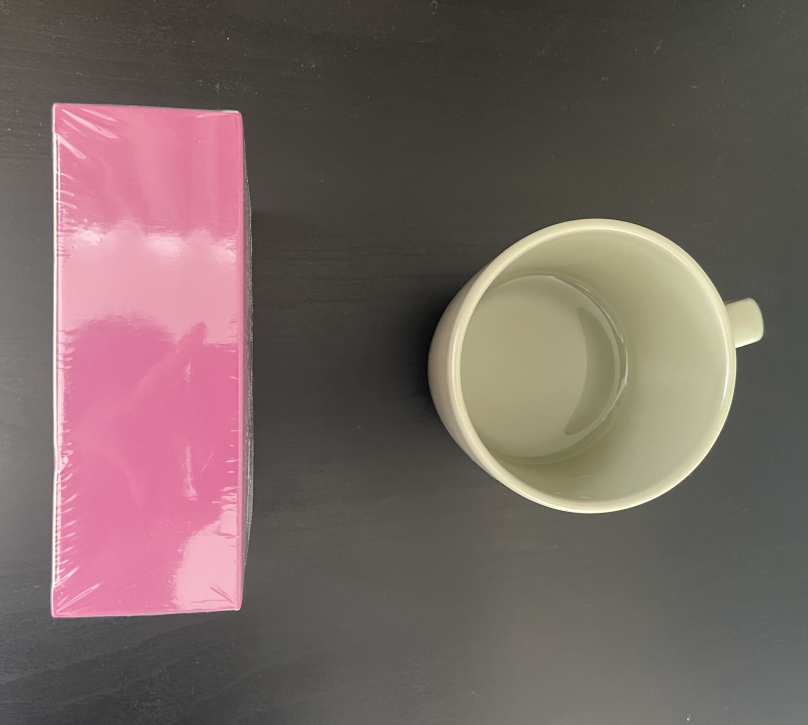
#> input picture dataset/level1/level1_1.png, 1616 x 1450 px (shown at 1/2 size)
$ python multiple_object_detection.py
#> lines starting #> are read from the running program, lines starting #| are printed output that depends on the picture; after the words box and inside, x2 and y2 are one past the last pixel; in counts of white or black regions, pixels touching at a corner belong together
import cv2
import os # for loading file path
import numpy as np
import matplotlib.pyplot as plt # for plotting and data visualization
from sklearn.decomposition import PCA # for PCA, principal component analysis

# Function to detect if image is in this directory and return the image if true
def detect_image(image_name):
    # Check if image exists in the current directory
#> called with image_name = 'dataset/level1/level1_1.png'
    if os.path.isfile(image_name):
        # Load and display image
        img = cv2.imread(image_name)
#> img is the input picture: shape (1450, 1616, 3); mean B, G, R 97.9, 100.7, 117.3
        return img
    else:
        print("Image Not Detected")
        return None

# Function to display the image
def display_image(img):
    # Display the image in a window
    cv2.imshow('Image', img)
    # Wait for a key press and close the window
    cv2.waitKey(0)
    cv2.destroyAllWindows()

if __name__ == "__main__":
    # Image filename
    image_name = 'dataset/level1/level1_1.png'  # Change this to the correct image filename
    img = detect_image(image_name)

    # Display the original image
    display_image(img)

    # Convert the image to grayscale
    if img is not None:
        gray_img = cv2.cvtColor(img, cv2.COLOR_BGR2GRAY)
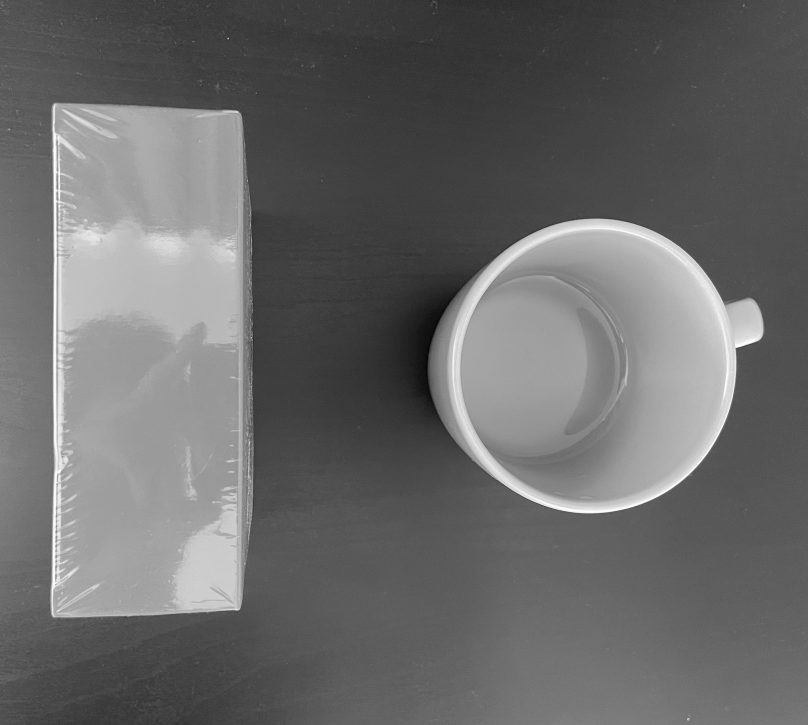
#> gray_img: shape (1450, 1616) (shown at 1/2 size); min 0, max 255, mean 105.3

    # Display the grayscale image
    display_image(gray_img)

    # Apply inverse binary thresholding --> black and white
    # _, binary = cv2.threshold(gray_img, 100, 255, cv2.THRESH_BINARY_INV) # second argument is the threshold value

    # Apply binary range thresholding
    binary = cv2.inRange(gray_img, 140, 220)
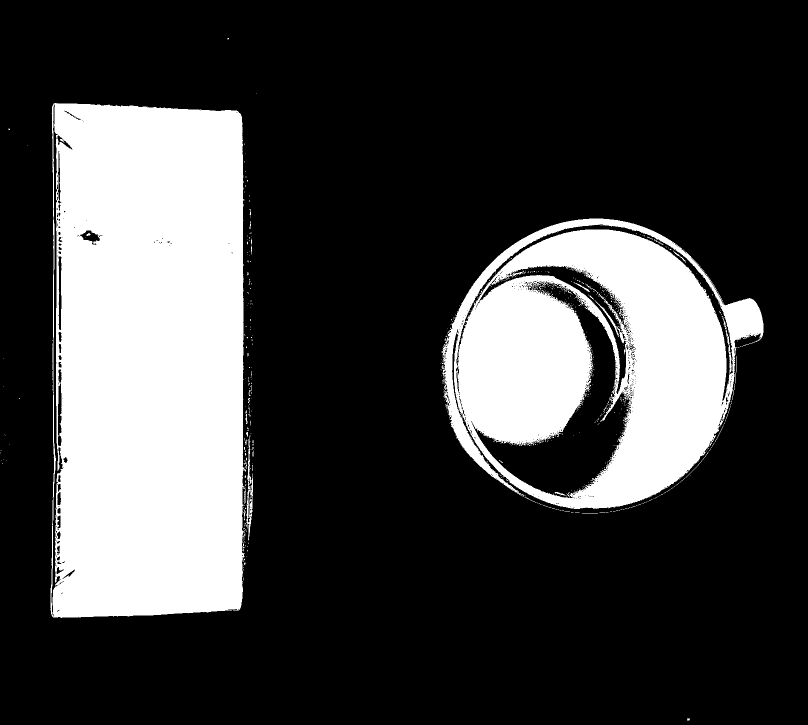
#> binary: shape (1450, 1616) (shown at 1/2 size); 25.3% white; 593 white regions (565 under 20 px)

    # Apply inverse binary range thresholding
    # binary = cv2.inRange(gray_img, 0, 100) | cv2.inRange(gray_img, 200, 255)

    # Display the binary image
    display_image(binary)

    # Find contours (blobs)
    contours, _ = cv2.findContours(binary, cv2.RETR_EXTERNAL, cv2.CHAIN_APPROX_NONE)
#> contours = 283 contours, 279 with area under 20; largest, box (x1, y1, x2, y2) and area: (101, 206, 492, 1236) 384782, (883, 437, 1527, 1018) 269092, (492, 871, 506, 1081) 894, (491, 828, 495, 848) 24
    print(f"Found {len(contours)} objects in the image")
#| Found 283 objects in the image

    # Filter out small contours (noise)
    min_contour_area = 900  # Adjust this threshold as needed
    filtered_contours = [cnt for cnt in contours if cv2.contourArea(cnt) > min_contour_area]
#> filtered_contours = 2 contours; box (x1, y1, x2, y2) and area: (101, 206, 492, 1236) 384782, (883, 437, 1527, 1018) 269092
        # contours is the list of all detected contours in the image
        # cnt is one contour (a NumPy array of 2D points)
    print(f"After filtering: {len(filtered_contours)} objects")
#| After filtering: 2 objects

    # Create a blank image to draw all contours
    contour_img = np.zeros_like(img) # create a black image with the same shape and size as the original image
    cv2.drawContours(contour_img, filtered_contours, -1, (0, 255, 0), 2) # image / contours / index of contour to draw (-1 means all) / color / thickness
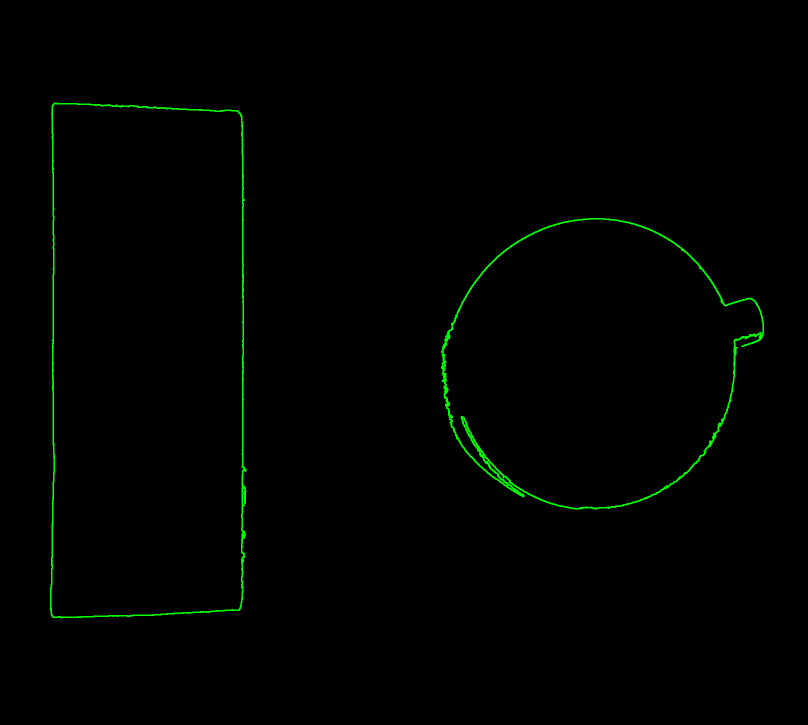
#> contour_img: shape (1450, 1616, 3) (shown at 1/2 size); mean of channels 0, 1, 2 0, 2, 0; drawn as B, G, R
    display_image(contour_img)

    count = 0  # Initialize object number
    # Process each contour
    for contour in filtered_contours:
        # Get points from contour
        points = np.squeeze(contour)

        # Skip if contour doesn't have enough points for PCA
        if points.ndim == 1 or points.shape[0] < 3:
            continue
            # if the number of points is one or is less than 3, skip this contour (can't do PCA)

        # Apply PCA to find location and orientation
        pca = PCA(n_components=2) # number of principal components
        pca.fit(points)
        center = np.mean(points, axis=0) # get center coordinate of the object
        principal_axes = pca.components_ # get eigenvectors
        eigenvalues = pca.explained_variance_ # get eigenvalues

        # Visualize the center point
        cv2.circle(img, tuple(map(int, center)), 5, (255, 0, 0), -1)  # blue dot at center

        # Find lengths of two principal axes, from center of object to its contour
        principal_axes_lengths = []
        for axis in principal_axes:
            projections = np.dot(points - center, axis)  # project points onto the principal axis
                # points - center: shift all points to the origin (0,0)
                # np.dot: by using dot product between points and principal axis (unit vector), we get the projection of points onto the principal axis
                # projections: an array of distances from the center to the points along the principal axis that the points are projected onto
            min_proj = np.min(projections)
            max_proj = np.max(projections)
            half_length = (max_proj - min_proj) / 2 # divide the difference of max and min projections by 2 to get distance from object center to its contour
            principal_axes_lengths.append(half_length)

        # Visualize principal axes
        colors = [(0, 0, 255), (0, 255, 0)] # color red for the first axis (long) and green for the second axis (short)
        for i, axis in enumerate(principal_axes):
            # length = int(eigenvalues[i] * 0.2) # scale eigenvalue for visibility
            end_point = center + axis * principal_axes_lengths[i]
            end_point = tuple(map(int, end_point))
            cv2.line(img, tuple(map(int, center)), end_point, colors[i], 2) # image / start point / end point / color / thickness

        # Visualize the parallel jaw gripper, draw two parallel lines along the second eigenvector
        gripper_offset = 30 # distance from object contour to the gripper along the second principal axis (short)
        half_gripper_length = 100
        for sign in [-1, 1]: # sign: for drawing two parallel lines on both sides of the object
            start_point = center + sign * principal_axes[1] * (principal_axes_lengths[1] + gripper_offset) + principal_axes[0] * half_gripper_length
            end_point = center + sign * principal_axes[1] * (principal_axes_lengths[1] + gripper_offset) - principal_axes[0] * half_gripper_length
            start_point = tuple(map(int, start_point))
            end_point = tuple(map(int, end_point))
            cv2.line(img, start_point, end_point, (0, 165, 255), 2)

        # Add object number label
        count += 1
        cv2.putText(img, f"#{count}", tuple(map(int, center + [10, 10])),
                    cv2.FONT_HERSHEY_SIMPLEX, 0.8, (0, 0, 0), 2) # image / text / position / font / font size / color / thickness
#> this loop made 2 passes
#> (center, principal_axes, eigenvalues, colors, gripper_offset, half_gripper_length, count) on passes 1 to 2: ([1164.4, 758.8], [[0.949, -0.315], [0.315, 0.949]], [55110.1, 30729.6], [(0, 0, 255), (0, 255, 0)], 30, 100, 1), ([302.4, 735.8], [[0.028, 1], [1, -0.028]], [129597.7, 29669.2], [(0, 0, 255), (0, 255, 0)], 30, 100, 2)
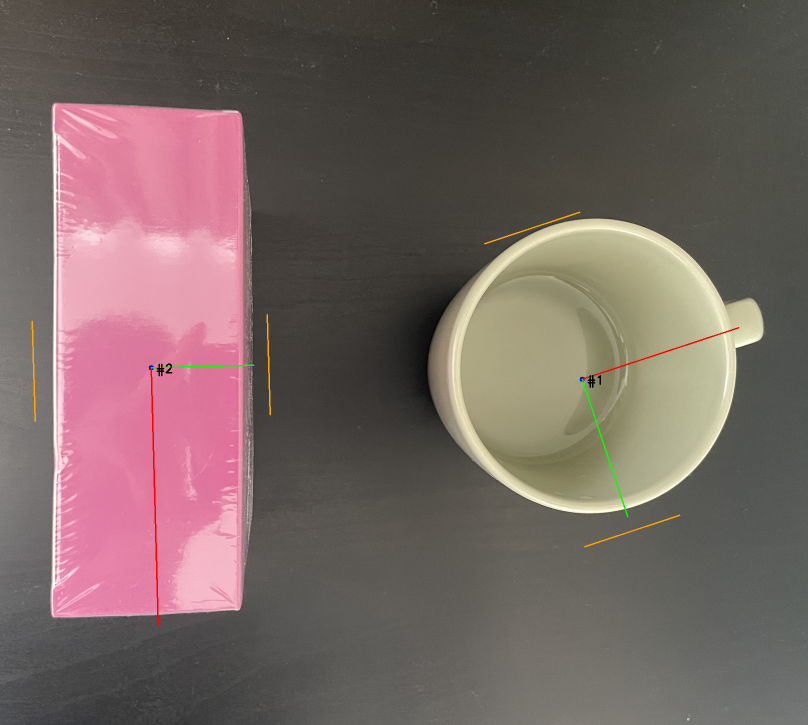
#> img: shape (1450, 1616, 3) (shown at 1/2 size); 0.29% of pixels changed, all inside (x1, y1, x2, y2) = (63, 423, 1479, 1252)
#> after the loop, count = 2

    # Display the image
    display_image(img)

$ run again, with dataset/level1/level1_2.png copied over dataset/level1/level1_1.png
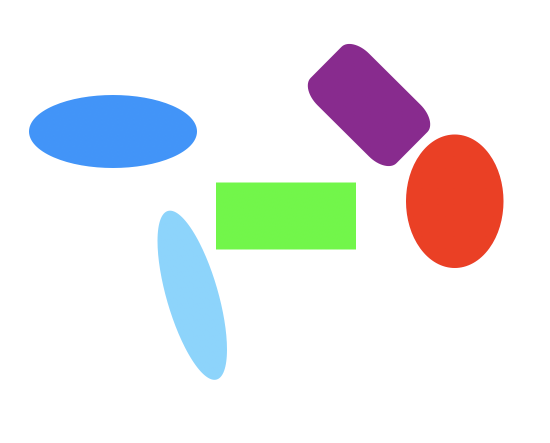
#> input picture dataset/level1/level1_2.png, 1100 x 886 px (shown at 1/2 size)
#> in detect_image, img is the input picture: shape (886, 1100, 3); mean B, G, R 234.5, 233.7, 233.7
#> `binary = cv2.inRange(gray_img, 140, 220)`:
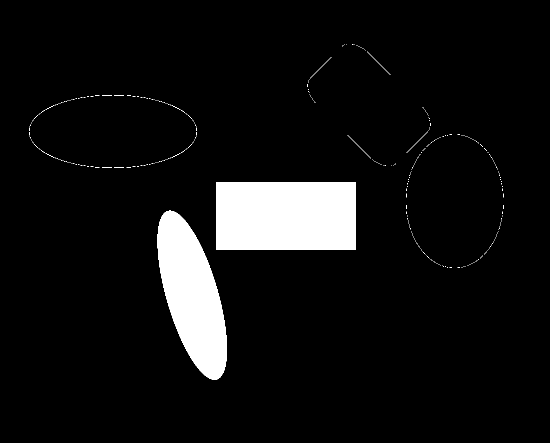
#> binary: shape (886, 1100) (shown at 1/2 size); 6.9% white; 354 white regions (344 under 20 px)
#> contours = 354 contours, 352 with area under 20; largest, box (x1, y1, x2, y2) and area: (432, 365, 712, 499) 37107, (315, 421, 454, 760) 27987
#| Found 354 objects in the image
#> filtered_contours = 2 contours; box (x1, y1, x2, y2) and area: (432, 365, 712, 499) 37107, (315, 421, 454, 760) 27987
#| After filtering: 2 objects
#> the loop `for contour in filtered_contours:` made 2 passes
#> (center, principal_axes, eigenvalues, colors, gripper_offset, half_gripper_length, count) on passes 1 to 2: ([384, 590], [[0.296, 0.955], [0.955, -0.296]], [11256.1, 1639.6], [(0, 0, 255), (0, 255, 0)], 30, 100, 1), ([571.5, 431.5], [[1, 0], [0, 1]], [10687.9, 3474.8], [(0, 0, 255), (0, 255, 0)], 30, 100, 2)
#> after the loop `for contour in filtered_contours:`:
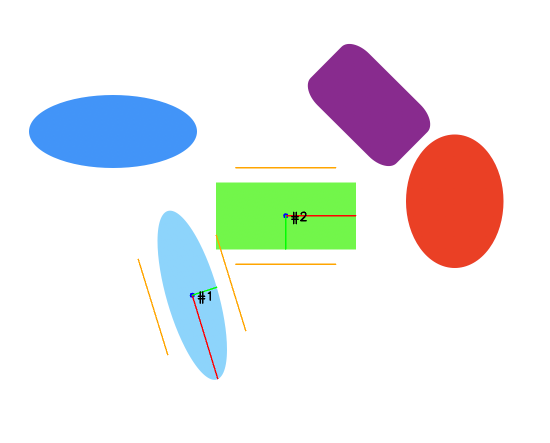
#> img: shape (886, 1100, 3) (shown at 1/2 size); 0.44% of pixels changed, all inside (x1, y1, x2, y2) = (275, 334, 713, 759)
#> after the loop `for contour in filtered_contours:`: count = 2

$ run again, with dataset/level1/level1_9.png copied over dataset/level1/level1_1.png
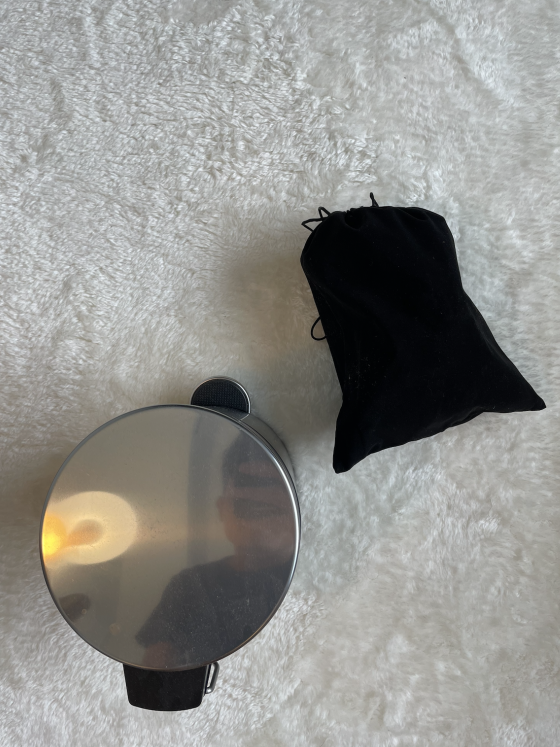
#> input picture dataset/level1/level1_9.png, 1120 x 1494 px (shown at 1/2 size)
#> in detect_image, img is the input picture: shape (1494, 1120, 3); mean B, G, R 142.3, 145.9, 145.9
#> `binary = cv2.inRange(gray_img, 140, 220)`:
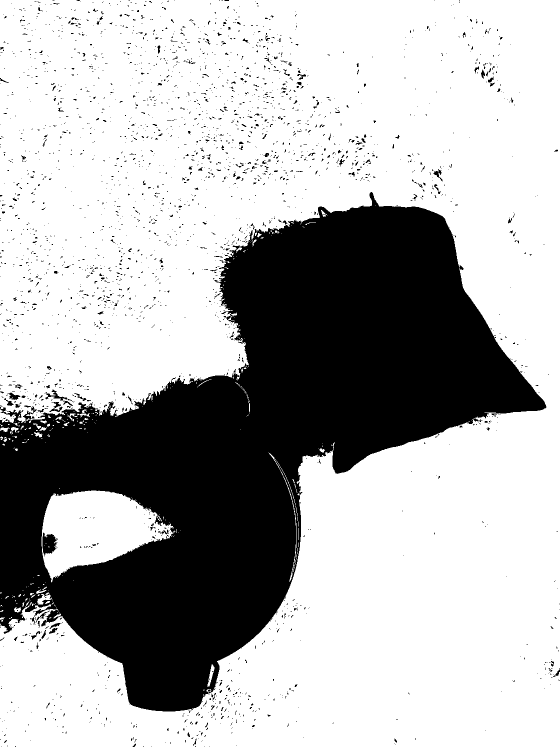
#> binary: shape (1494, 1120) (shown at 1/2 size); 69.7% white; 2627 black regions (2468 under 20 px)
#> contours = 275 contours, 246 with area under 20; largest, box (x1, y1, x2, y2) and area: (0, 0, 1120, 1494) 1144554, (83, 981, 348, 1165) 29318, (0, 819, 32, 846) 394, (74, 1188, 105, 1209) 244, (414, 1328, 429, 1374) 199
#| Found 275 objects in the image
#> filtered_contours = 2 contours; box (x1, y1, x2, y2) and area: (0, 0, 1120, 1494) 1144554, (83, 981, 348, 1165) 29318
#| After filtering: 2 objects
#> the loop `for contour in filtered_contours:` made 2 passes
#> (center, principal_axes, eigenvalues, colors, gripper_offset, half_gripper_length, count) on passes 1 to 2: ([204.3, 1061.4], [[0.983, -0.183], [0.183, 0.983]], [8300, 3078.7], [(0, 0, 255), (0, 255, 0)], 30, 100, 1), ([532.6, 786.6], [[-0.179, 0.984], [0.984, 0.179]], [230707.9, 153908.1], [(0, 0, 255), (0, 255, 0)], 30, 100, 2)
#> after the loop `for contour in filtered_contours:`:
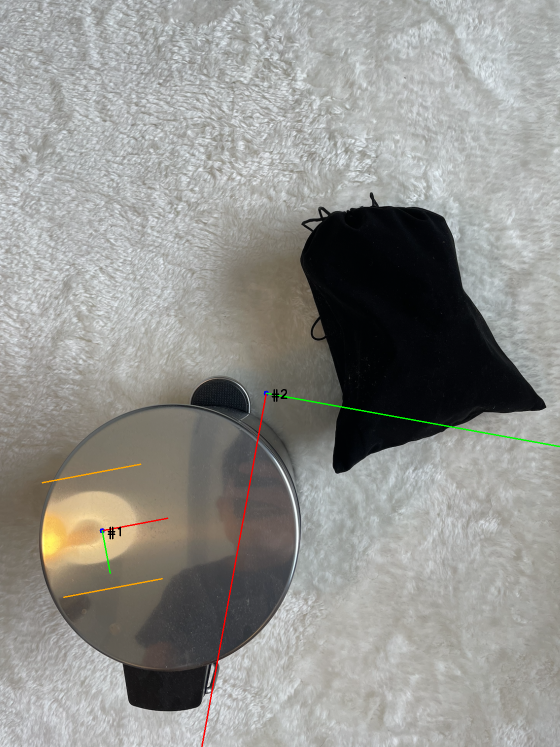
#> img: shape (1494, 1120, 3) (shown at 1/2 size); 0.38% of pixels changed, all inside (x1, y1, x2, y2) = (83, 778, 1120, 1494)
#> after the loop `for contour in filtered_contours:`: count = 2
